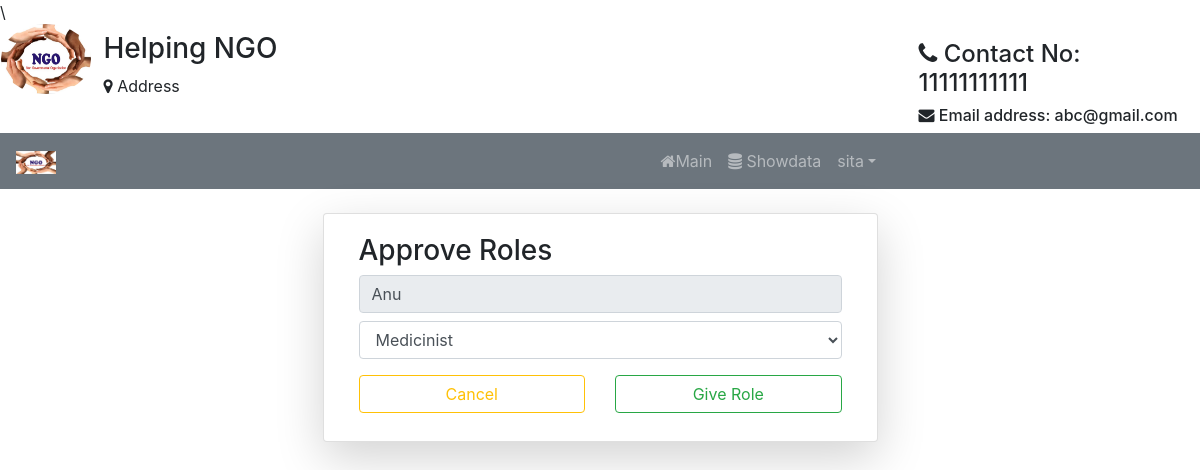
Page /aprrl/2/ (signed in) on the committed database.
### Student/models.py (models this page shows)
class User(AbstractUser):
	img= models.ImageField(upload_to='Profiles/',default="profile.png")
	dob=models.DateField(null=True,blank=True)
	organization_name=models.CharField(max_length=120,blank=True,null=True)
	hospital_name=models.CharField(max_length=120,blank=True,null=True)
	g=[('Male','Male'),('Female','Female')]
	gender=models.CharField(max_length=10,choices=g,null=True,blank=True)
	ph_no=models.CharField(max_length=10)
	pan_no=models.CharField(max_length=10,null=True,blank=True)
	address=models.CharField(max_length=100)
	postal_code=models.CharField(max_length=7)
	city=models.CharField(max_length=20)
	state=models.CharField(max_length=20,default='Andra Pradesh')
	country=models.CharField(max_length=20,default='India')
	p=[(1,'Medicinist'),(2,'Organisation'),(3,'Guest')]
	role=models.IntegerField(choices=p,default=3)

### Student/views.py (the view, shortened to what this page needs)
# urls.py: path('aprrl/<int:t>/',views.aprvrl,name="apr"),
def aprvrl(request,t):
	s = User.objects.get(id=t)
	h = Rolrq.objects.get(ud_id=t)
	y = GvForm(instance=s)
	return render(request,'htfiles/aprorl.html',{'a':y})

### Student/forms.py
class GvForm(forms.ModelForm):
	class Meta:
		model = User
		fields = ["username","role"]
		widgets = {
		"username":forms.TextInput(attrs={
			"class":"form-control my-2",
			"readOnly":True,
			}),
		"role":forms.Select(attrs={
			"class":"form-control my-2",
			}),
		}

### Student/templates/htfiles/aprorl.html (shortened to what this page needs)
{% extends 'htfiles/header.html' %}
{% block content %}
<div class="container mt-4">
	<div class="card col-md-6 mx-auto shadow-lg">
		<div class="card-body">
			<h3>Approve Roles</h3>
			<form method="post">
				{% for c in a %}
				<td>{{c}}</td>
				{% endfor %}
				<div class="row">
					<div class="col">
						<a href="{% url 'gv' %}" class="btn btn-outline-warning my-2 col-sm">Cancel</a>
					</div>
					<div class="col">
						<input type="submit" value="Give Role" class="btn btn-outline-success my-2 col-sm">
					</div>
				</div>
			</form>
		</div>
	</div>
</div>
{% endblock %}

### Student/templates/htfiles/navbar.html (shortened to what this page needs)
{% load static %}
<div class="row">
  <div class="col col-md-1" style="margin-left:1px;">
  <img src="{% static 'images/NGO.jpg' %}" alt="logo" style="width:90px; height: 70px;" class="rounded-circle">
  </div>
  <div class="col mt-2">
    <h3>Helping NGO</h3>
    <p><i class="fa fa-map-marker" aria-hidden="true"></i>
Address</p>
  </div>
  <div class="col-md-3" style="margin-right: 4px">
    <h4 class="mt-3"><i class="fa fa-phone" aria-hidden="true"></i>
Contact No: 11111111111</h4>
    <h6><i class="fa fa-envelope" aria-hidden="true"></i>   Email address: abc@gmail.com</h6>
  </div>
</div>
<nav class="navbar navbar-expand-sm bg-secondary text-white navbar-dark">
  <a class="navbar-brand" href="#">
    <img src="{% static 'images/NGO.jpg' %}" alt="logo" style="width: 40px;">
  </a>
  <ul class="navbar-nav ml-auto text-white" style="margin-right: 300px">
{% if not user.is_authenticated %}
    <li class="nav-item" style="margin-right: 80px">
      <a class="nav-link" href="#"><i class="fa fa-home" aria-hidden="true"></i>
Home</a>
    </li>
    <li class="nav-item" style="margin-right: 80px">
      <a class="nav-link" href="{% url 'ab' %}"><i class="fa fa-user" aria-hidden="true"></i>
About us</a>
   <!--  </li>
    <li class="nav-item" style="margin-right: 80px">
      <a class="nav-link" href="#">Volunteers</a>
    </li> -->
    <li class="nav-item" style="margin-right: 80px">
      <a class="nav-link" href="#"><i class="fa fa-users" aria-hidden="true"></i>
Our workers</a>
    </li>
    <li class="nav-item" style="margin-right: 80px">
      <a class="nav-link" href="#"><i class="fa fa-phone" aria-hidden="true"></i>
Contact us</a>
    </li>
    <li class="nav-item">
      <a class="nav-link" href="{% url 'lg' %}"><span class="glyphicon glyphicon-user"></span><i class="fa fa-sign-in" aria-hidden="true"></i>
Login</a>
    </li>
{% elif user.role == 2 %}
      <li class="nav-item">
        <a class="nav-link" href="{% url 'mn' %}"><i class="fa fa-home" aria-hidden="true"></i>Main</a>
      </li>
        <a class="nav-link" href="{% url 'inx' %}"><i class="fa fa-database" aria-hidden="true"></i>
Showdata</a>
      <li class="dropdown">
      <a type="button" class="nav-link dropdown-toggle" data-toggle="dropdown">{{user.username}}</a>
  </li>
    {% endif %}
    </ul>
</nav>

### Student/templates/htfiles/navbar.html (style rules this page uses)
.nav-link { color: light; }

### rows in the picture
User: username "sita"
User: a "Anu" "Medicinist"
